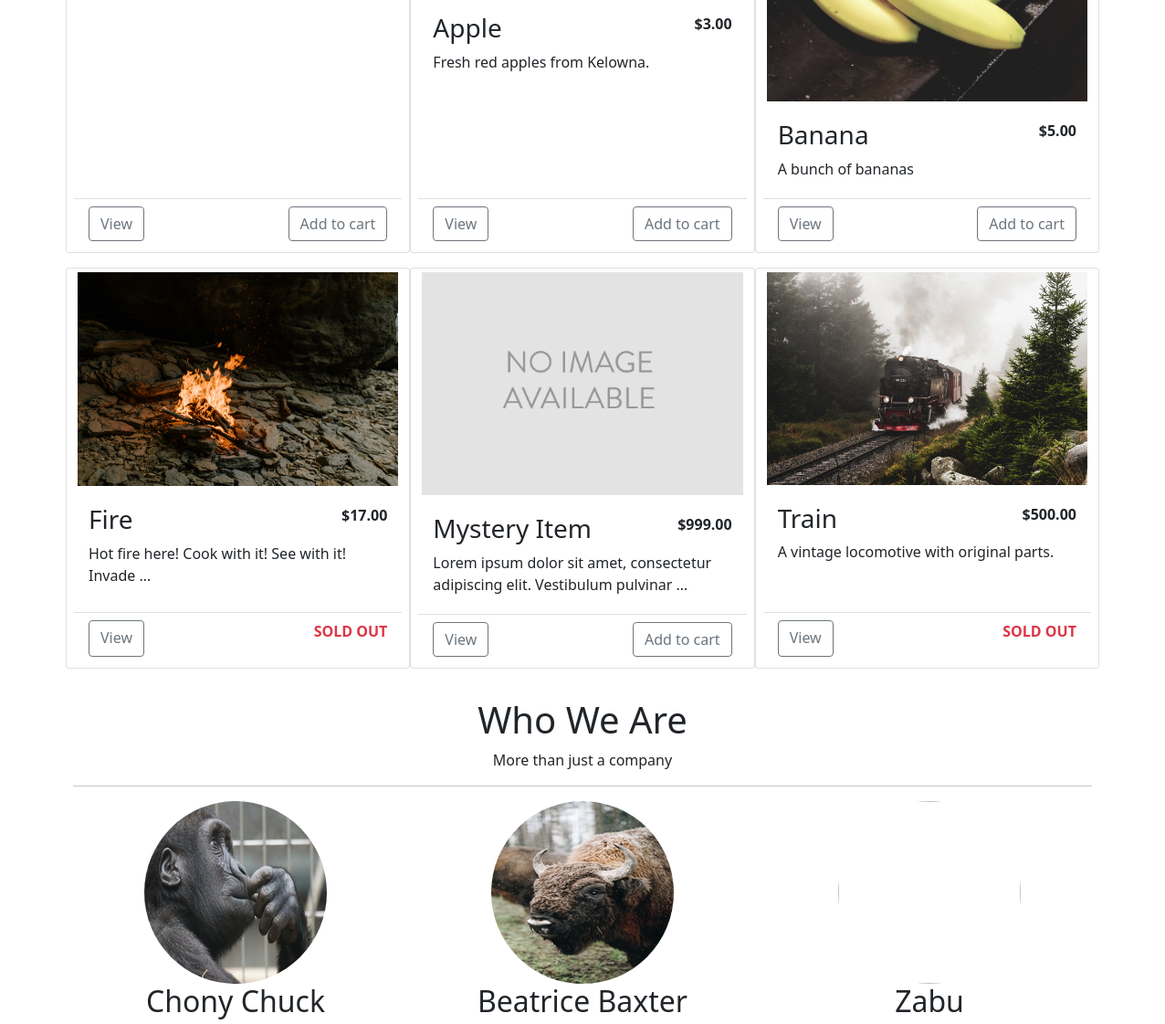
The app's page / (middle part), older data.
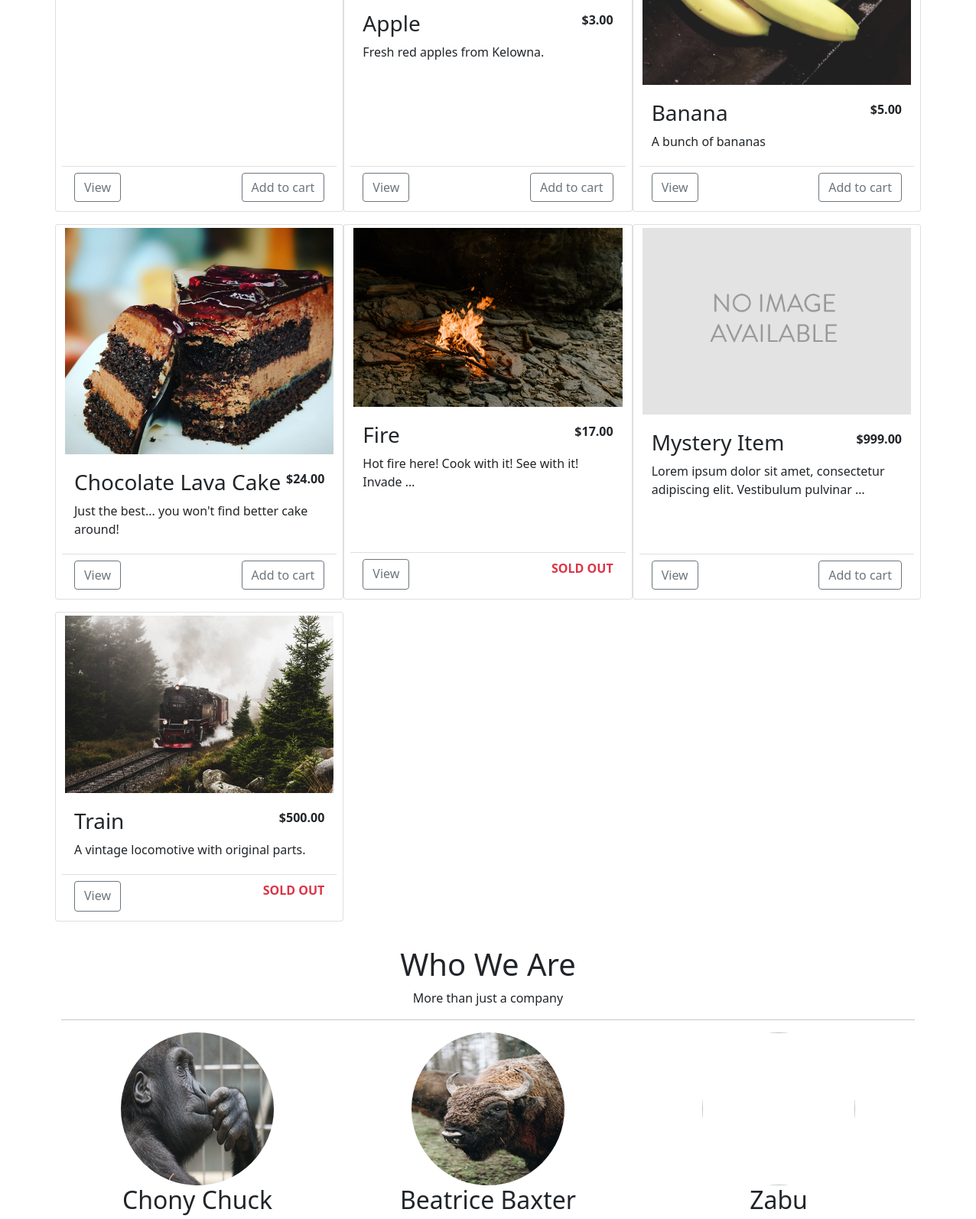
The same page, newer data.
### shop/models.py (models this page shows, shortened)
class Product(models.Model):
    category = models.ForeignKey(Category,
                                 related_name='products',
                                 on_delete=models.CASCADE)
    name = models.CharField(max_length=200, db_index=True)
    slug = models.SlugField(max_length=200, db_index=True)
    image = models.ImageField(upload_to='products/%Y/%m/%d',
                              default='products/no_image.png')
    description = models.TextField(blank=True)
    price = models.DecimalField(max_digits=10, decimal_places=2)
    quantity = models.PositiveIntegerField(default=0)
    available = models.BooleanField(default=True)
    featured = models.BooleanField(default=False)
    created = models.DateTimeField(auto_now_add=True)
    updated = models.DateTimeField(auto_now=True)
    class Meta:
        ordering = ('name',)
        index_together = (('id', 'slug'),)
    def get_absolute_url(self):
        return reverse('shop:product_detail', args=[self.id, self.slug])

### shop/views.py (the view)
# urls.py: 2. Add a URL to urlpatterns:  path('', views.home, name='home')
def home(request):
    featured = Product.objects.all().\
        filter(featured=True).\
        filter(available=True)
    context = {
        'featured': featured
    }
    return render(request, 'shop/home.html', context)

### cart/cart.py (called while the page is built)
    def __len__(self):
        return sum(item['quantity'] for item in self.cart.values())

### cart/context_processors.py (called while the page is built)
def cart(request):
    return {
        'cart': Cart(request),
    }

### shop/templates/shop/home.html (shortened to what this page needs)
{% extends 'base.html' %}
{% load static %}
{% load thumbnail %}
{% block content %}
    <div class="container min-vh-100 pt-5" id="featured">
        <div class="row row-cols-1 row-cols-sm-2 row-cols-md-3 g-3">
            {% for product in featured %}
                {% include 'shop/product/product_card.html' %}
            {% endfor %}
        </div>
    </div>
    <div class="container min-vh-100 py-3">
        <div class="mx-auto text-center my-3">
            <h1 class="fw-light">Who We Are</h1>
            <p>More than just a company</p>
            <hr>
        </div>
        <div class="row text-center">
            <div class="col-lg-4">
                <img src="{% static 'personal/chimp.jpg' %}" class="rounded-circle personal-img">
                <h2>Chony Chuck </h2>
            </div>
            <div class="col-lg-4">
                <img src="{% static 'personal/bison.jpg' %}" class="rounded-circle personal-img">
                <h2>Beatrice Baxter </h2>
            </div>
            <div class="col-lg-4">
                <img src="{% static 'personal/zebra.jpg' %}" class="rounded-circle personal-img">
                <h2>Zabu</h2>
            </div>
        </div>
    </div>
{% endblock %}

### shop/templates/shop/product/product_card.html (shortened to what this page needs)
{% load thumbnail %}
<div class="card shadow-md">
    <div class="text-center">
        <a href="{{ product.get_absolute_url }}">
            {% thumbnail product.image "360x240" crop='center' as im %}
                <img class="img-fluid p-1 rounded" src="{{ im.url }}" width="{{ im.width }}" height="{{ im.height }}">
            {% endthumbnail %}
        </a>
    </div>
    <div class="card-body">
        <div class="d-flex justify-content-between">
            <h3>{{ product.name }}</h3>
            <p><strong>${{ product.price }}</strong></p>
        </div>
        <div class="d-flex">
            <p class="card-text">
                {{ product.description|truncatewords:10 }}
            </p>
        </div>
    </div>
    <div class="card-footer my-1 bg-transparent">
        <div class="d-flex justify-content-between">
            <a href="{{ product.get_absolute_url }}"
               class="btn btn-md btn-outline-secondary">View</a>
            {% if product.quantity > 0 %}
                <form action="{% url "cart:cart_add" product.id %}" method="POST">
                    <input class="btn btn-md btn-outline-secondary" type="submit"
                           value="Add to cart">
                </form>
            {% else %}
                <p class="text-danger"><strong>SOLD OUT</strong></p>
            {% endif %}
        </div>
    </div>
</div>

Row changes from the older to the newer data that the page shows:
now on this page (row edited): Product: shows a picture, name "Chocolate Lava Cake", price "24.00", description "Just the best... you won't find better cake around!"
